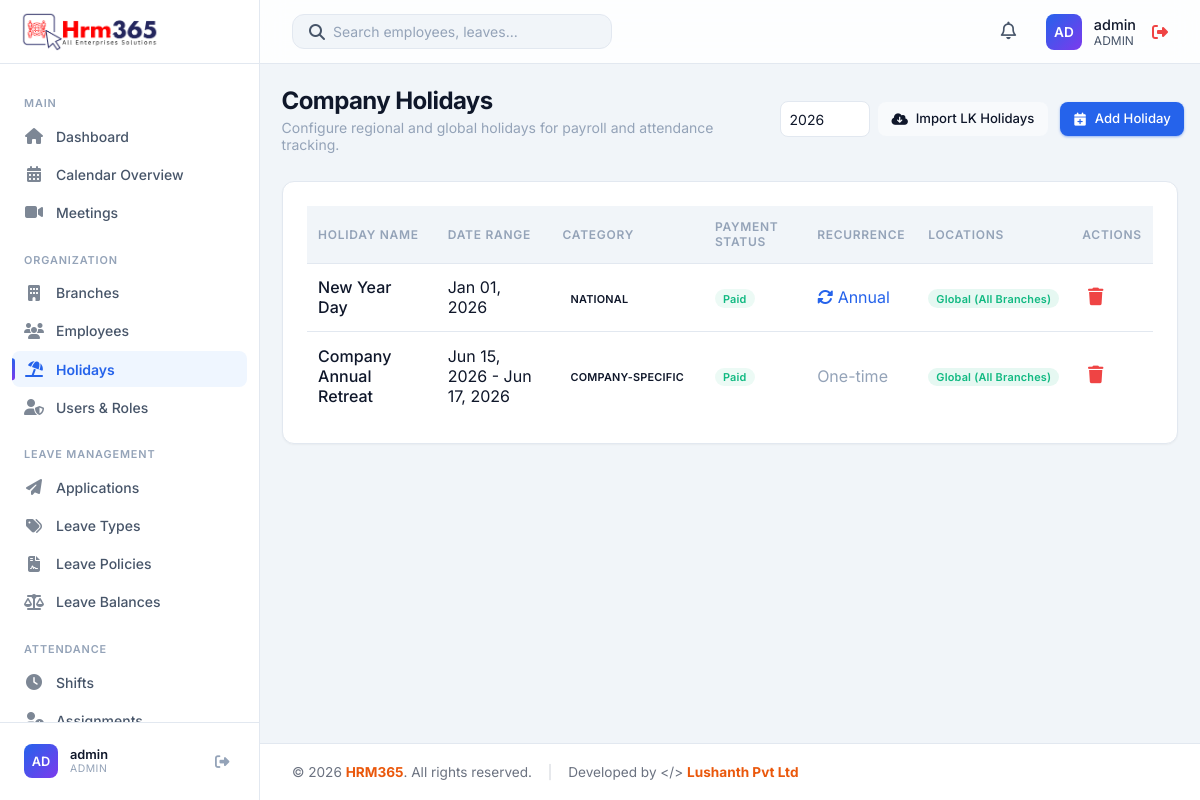
/modules/holidays/index.php (signed in), run on the app's committed database.
### tables this page shows
CREATE TABLE IF NOT EXISTS users (
    id INT AUTO_INCREMENT PRIMARY KEY,
    username VARCHAR(50) NOT NULL UNIQUE,
    password VARCHAR(255) NOT NULL,
    full_name VARCHAR(100),
    phone VARCHAR(30),
    role ENUM('admin', 'HR', 'manager', 'employee') DEFAULT 'employee',
    status ENUM('Active', 'Inactive') DEFAULT 'Active',
    language VARCHAR(20) DEFAULT 'English',
    department VARCHAR(50),
    employee_id INT NULL,
    created_at TIMESTAMP DEFAULT CURRENT_TIMESTAMP,
    FOREIGN KEY (employee_id) REFERENCES employees(id) ON DELETE CASCADE,
    UNIQUE KEY unique_employee_login (employee_id)
);

CREATE TABLE IF NOT EXISTS system_settings (
    setting_key VARCHAR(50) PRIMARY KEY,
    setting_value TEXT NOT NULL,
    updated_at TIMESTAMP DEFAULT CURRENT_TIMESTAMP ON UPDATE CURRENT_TIMESTAMP
);

CREATE TABLE IF NOT EXISTS holidays (
    id INT AUTO_INCREMENT PRIMARY KEY,
    name VARCHAR(255) NOT NULL,
    start_date DATE NOT NULL,
    end_date DATE NULL,
    category ENUM('National', 'Religious', 'Company-specific', 'Other') DEFAULT 'National',
    description TEXT,
    is_recurring BOOLEAN DEFAULT FALSE,
    is_paid BOOLEAN DEFAULT TRUE,
    is_half_day BOOLEAN DEFAULT FALSE,
    applies_to_all_branches BOOLEAN DEFAULT TRUE,
    created_at TIMESTAMP DEFAULT CURRENT_TIMESTAMP
);

### modules/holidays/index.php (the view, shortened to what the rows shown need)
<?php
require_once '../../includes/db.php';
require_once '../../includes/auth.php';
$stmt = $pdo->query("SELECT * FROM holidays ORDER BY start_date ASC");
$holidays = $stmt->fetchAll();
$holidayCountry = $pdo->query("SELECT setting_value FROM system_settings WHERE setting_key = 'holiday_country'")->fetchColumn();
include '../../includes/header.php';
?>
<div class="page-header">
    <div>
        <h1 class="page-title">Company Holidays</h1>
    </div>
    <?php if (in_array($currentUser['role'], ['admin', 'HR'])): ?>
    <div style="display: flex; gap: 0.75rem; align-items: center;">
        <form action="import_public.php" method="POST" style="margin: 0; display: flex; gap: 0.5rem; align-items: center;">
            <input type="number" name="year" value="<?php echo date('Y'); ?>" min="2000" max="2100" style="width: 90px; padding: 0.55rem; border-radius: var(--radius-md); border: 1px solid var(--border-color); background: var(--bg-secondary); color: var(--text-primary); outline: none;">
            <button type="submit" class="btn" style="background: var(--bg-hover); color: var(--text-primary);" title="Import public holidays for <?php echo htmlspecialchars($holidayCountry); ?>">
                <i class="fas fa-cloud-download-alt"></i> Import <?php echo htmlspecialchars($holidayCountry); ?> Holidays
            </button>
        </form>
        <a href="create.php" class="btn btn-primary">
            <i class="fas fa-calendar-plus"></i> Add Holiday
        </a>
    </div>
    <?php endif; ?>
</div>
<div class="card">
    <div class="table-container">
        <table class="table">
            <thead>
                <tr>
                    <th>Holiday Name</th>
                    <th>Date Range</th>
                    <th>Category</th>
                    <th>Payment Status</th>
                    <th>Recurrence</th>
                    <th>Locations</th>
                    <th>Actions</th>
                </tr>
            </thead>
            <tbody>
                <?php foreach ($holidays as $h): ?>
                <tr>
                    <td>
                        <div style="font-weight: 500; color: var(--text-primary);"><?php echo htmlspecialchars($h['name']); ?></div>
                    </td>
                    <td>
                        <?php
                        echo date('M d, Y', strtotime($h['start_date']));
                        if ($h['end_date'] && $h['start_date'] !== $h['end_date']) {
                            echo ' - ' . date('M d, Y', strtotime($h['end_date']));
                        }
                        ?>
                    </td>
                    <td><span class="status-badge" style="text-transform: uppercase;"><?php echo htmlspecialchars($h['category']); ?></span></td>
                    <td>
                        <?php if ($h['is_paid']): ?>
                            <span class="status-badge status-active">Paid</span>
                        <?php else: ?>
                            <span class="status-badge status-leave">Unpaid</span>
                        <?php endif; ?>
                    </td>
                    <td>
                        <?php if ($h['is_recurring']): ?>
                            <span style="color: var(--accent-primary);"><i class="fas fa-sync-alt"></i> Annual</span>
                        <?php else: ?>
                            <span style="color: var(--text-muted);">One-time</span>
                        <?php endif; ?>
                    </td>
                    <td>
                        <?php
                        if ($h['applies_to_all_branches']) {
                            echo '<span class="status-badge" style="background: rgba(16, 185, 129, 0.1); color: var(--accent-success);">Global (All Branches)</span>';
                        } else {
                            $brStmt = $pdo->prepare("SELECT b.name FROM holiday_branches hb JOIN branches b ON hb.branch_id = b.id WHERE hb.holiday_id = ?");
                            $brStmt->execute([$h['id']]);
                            $branchNames = $brStmt->fetchAll(PDO::FETCH_COLUMN);
                            echo htmlspecialchars(implode(', ', $branchNames));
                        }
                        ?>
                    </td>
                    <td>
                        <?php if (in_array($currentUser['role'], ['admin', 'HR'])): ?>
                        <div style="display: flex; gap: 0.5rem;">
                            <form action="delete.php" method="POST" style="margin: 0;" onsubmit="return confirm('Delete this holiday?');">
                                <button type="submit" class="action-btn" style="color: var(--accent-danger);" title="Delete Holiday"><i class="fas fa-trash"></i></button>
                            </form>
                        </div>
                        <?php endif; ?>
                    </td>
                </tr>
                <?php endforeach; ?>
            </tbody>
        </table>
    </div>
</div>
<?php include '../../includes/footer.php'; ?>

### includes/header.php (shortened to what the rows shown need)
<?php
require_once __DIR__ . '/auth.php';
require_once __DIR__ . '/avatar.php';
$stylesheetPath = __DIR__ . '/../css/styles.css';
$stylesheetVersion = is_file($stylesheetPath) ? filemtime($stylesheetPath) : time();
?>
<!DOCTYPE html>
<html lang="en">
<head>
    <link rel="stylesheet" href="<?php echo app_url('css/styles.css'); ?>?v=<?php echo $stylesheetVersion; ?>">
    <link rel="stylesheet" href="https://cdnjs.cloudflare.com/ajax/libs/font-awesome/6.4.0/css/all.min.css">
</head>
<body>
    <?php include 'sidebar.php'; ?>
    <div class="main-wrapper" style="display: flex; flex-direction: column; flex: 1; min-height: 100vh; width: 100%;">
        <header class="top-header">
            <div class="header-actions">
                <div class="user-profile" style="display: flex; align-items: center; gap: 1rem;">
                    <a href="<?php echo app_url('profile.php'); ?>" style="display: flex; align-items: center; gap: 0.75rem; text-decoration: none; color: inherit;">
                        <?php echo render_avatar($currentUser['first_name'] ?? null, $currentUser['last_name'] ?? null, $currentUser['profile_photo'] ?? null, $currentUser['username']); ?>
                        <div class="user-info">
                            <div style="font-size: 0.9rem; font-weight: 500; color: var(--text-primary);">
                                <?php echo htmlspecialchars($_SESSION['full_name'] ?? $currentUser['username']); ?>
                            </div>
                            <div style="font-size: 0.75rem; color: var(--text-secondary); text-transform: uppercase;">
                                <?php echo htmlspecialchars($currentUser['role']); ?>
                            </div>
                        </div>
                    </a>
                </div>
            </div>
        </header>
        <main class="content-area">

### includes/sidebar.php (shortened to what the rows shown need)
<?php
require_once __DIR__ . '/avatar.php';
?>
<aside class="sidebar">
    <div class="sidebar-footer">
        <div class="sidebar-user">
            <?php echo render_avatar($currentUser['first_name'] ?? null, $currentUser['last_name'] ?? null, $currentUser['profile_photo'] ?? null, $currentUser['username']); ?>
            <div class="sidebar-user-info">
                <div class="sidebar-user-name"><?php echo htmlspecialchars($_SESSION['full_name'] ?? $currentUser['username']); ?></div>
                <div class="sidebar-user-role"><?php echo htmlspecialchars($currentUser['role']); ?></div>
            </div>
            <a href="<?php echo app_url('logout.php'); ?>" class="sidebar-logout" title="Logout"><i class="fas fa-sign-out-alt"></i></a>
        </div>
    </div>
</aside>

### includes/avatar.php (shortened to what the rows shown need)
<?php
function profile_photo_url(?string $path): ?string
{
    if (empty($path)) {
        return null;
    }
    $relative = ltrim(str_replace('\\', '/', $path), '/');
    $absolute = realpath(__DIR__ . '/../' . str_replace('/', DIRECTORY_SEPARATOR, $relative));
    return app_url($relative) . '?v=' . filemtime($absolute);
}
function avatar_initials(?string $first, ?string $last, ?string $fallback = ''): string
{
    $first = trim((string) $first);
    $last = trim((string) $last);
    $fallback = trim($fallback);
    return strtoupper(substr($fallback !== '' ? $fallback : 'U', 0, 2));
}
function render_avatar(?string $first, ?string $last, ?string $photoPath, ?string $fallback = '', string $class = 'avatar', string $style = ''): string
{
    $url = profile_photo_url($photoPath);
    $label = trim(trim((string) $first) . ' ' . trim((string) $last));
    if ($label === '') {
        $label = $fallback ?: 'User';
    }
    $styleAttr = $style !== '' ? ' style="' . htmlspecialchars($style, ENT_QUOTES, 'UTF-8') . '"' : '';
    $classAttr = htmlspecialchars($class, ENT_QUOTES, 'UTF-8');
    $titleAttr = htmlspecialchars($label, ENT_QUOTES, 'UTF-8');
    return '<div class="' . $classAttr . '"' . $styleAttr . ' title="' . $titleAttr . '">' . htmlspecialchars(avatar_initials($first, $last, $fallback), ENT_QUOTES, 'UTF-8') . '</div>';
}

### data on the page
users: role "AD AD", username "admin", role "ADMIN"
system_settings: setting_value "LK"
holidays: name "New Year Day", start_date "Jan 01, 2026", category "NATIONAL", is_paid "Paid", is_recurring 1 (drawn), applies_to_all_branches "Global (All Branches)"
holidays: name "Company Annual Retreat", start_date "Jun 15, 2026", end_date "Jun 17, 2026", category "COMPANY-SPECIFIC", is_paid "Paid", is_recurring "One-time", applies_to_all_branches "Global (All Branches)"
